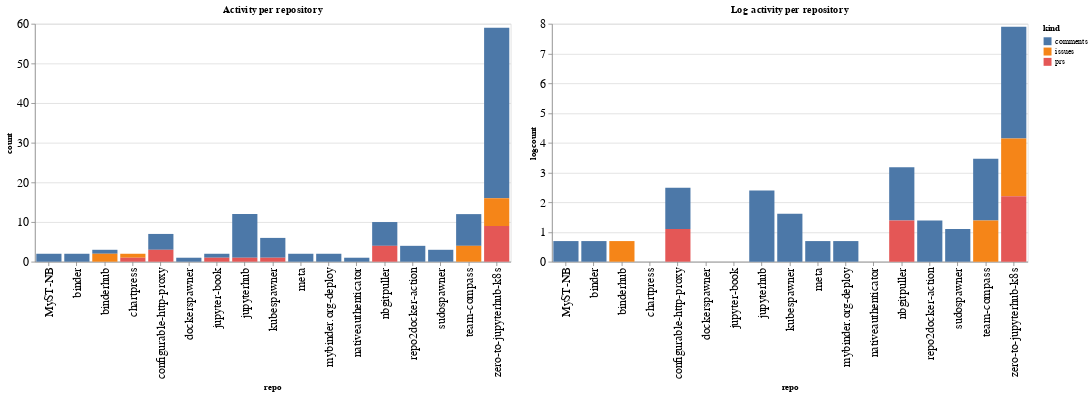

Source (notebook cell):
### Code cell
ch1 = alt.Chart(repo_summaries, width=600, title="Activity per repository").mark_bar().encode(
    x='repo',
    y='count',
    color='kind',
    tooltip="kind"
)

ch2 = alt.Chart(repo_summaries, width=600, title="Log activity per repository").mark_bar().encode(
    x='repo',
    y='logcount',
    color='kind',
    tooltip="kind"
)

ch1 | ch2

### Figure 1 — Vega-Lite specification as saved in the notebook (floating-point values rounded to 4 significant figures)
{"config": {"axisLeft": {"labelFontSize": 15}, "axisBottom": {"labelFontSize": 15}}, "hconcat": [{"mark": "bar", "encoding": {"color": {"type": "nominal", "field": "kind"}, "tooltip": {"type": "nominal", "field": "kind"}, "x": {"type": "nominal", "field": "repo"}, "y": {"type": "quantitative", "field": "count"}}, "title": "Activity per repository", "width": 600}, {"mark": "bar", "encoding": {"color": {"type": "nominal", "field": "kind"}, "tooltip": {"type": "nominal", "field": "kind"}, "x": {"type": "nominal", "field": "repo"}, "y": {"type": "quantitative", "field": "logcount"}}, "title": "Log activity per repository", "width": 600}], "data": {"name": "data-395569a4f01f3cc91d5990fe894e92af"}, "$schema": "https://vega.github.io/schema/vega-lite/v4.8.1.json", "datasets": {"data-395569a4f01f3cc91d5990fe894e92af": [{"repo": "MyST-NB", "kind": "comments", "count": 2, "logcount": 0.6931}, {"repo": "binder", "kind": "comments", "count": 2, "logcount": 0.6931}, {"repo": "binderhub", "kind": "comments", "count": 1, "logcount": 0.0}, {"repo": "binderhub", "kind": "issues", "count": 2, "logcount": 0.6931}, {"repo": "chartpress", "kind": "issues", "count": 1, "logcount": 0.0}, {"repo": "chartpress", "kind": "prs", "count": 1, "logcount": 0.0}, {"repo": "configurable-http-proxy", "kind": "comments", "count": 4, "logcount": 1.386}, {"repo": "configurable-http-proxy", "kind": "prs", "count": 3, "logcount": 1.099}, {"repo": "dockerspawner", "kind": "comments", "count": 1, "logcount": 0.0}, {"repo": "jupyter-book", "kind": "comments", "count": 1, "logcount": 0.0}, {"repo": "jupyter-book", "kind": "prs", "count": 1, "logcount": 0.0}, {"repo": "jupyterhub", "kind": "comments", "count": 11, "logcount": 2.398}, {"repo": "jupyterhub", "kind": "prs", "count": 1, "logcount": 0.0}, {"repo": "kubespawner", "kind": "comments", "count": 5, "logcount": 1.609}, {"repo": "kubespawner", "kind": "prs", "count": 1, "logcount": 0.0}, {"repo": "meta", "kind": "comments", "count": 2, "logcount": 0.6931}, {"repo": "mybinder.org-deploy", "kind": "comments", "count": 2, "logcount": 0.6931}, {"repo": "nativeauthenticator", "kind": "comments", "count": 1, "logcount": 0.0}, {"repo": "nbgitpuller", "kind": "comments", "count": 6, "logcount": 1.792}, {"repo": "nbgitpuller", "kind": "prs", "count": 4, "logcount": 1.386}, {"repo": "repo2docker-action", "kind": "comments", "count": 4, "logcount": 1.386}, {"repo": "sudospawner", "kind": "comments", "count": 3, "logcount": 1.099}, {"repo": "team-compass", "kind": "comments", "count": 8, "logcount": 2.079}, {"repo": "team-compass", "kind": "issues", "count": 4, "logcount": 1.386}, {"repo": "zero-to-jupyterhub-k8s", "kind": "comments", "count": 43, "logcount": 3.761}, {"repo": "zero-to-jupyterhub-k8s", "kind": "issues", "count": 7, "logcount": 1.946}, {"repo": "zero-to-jupyterhub-k8s", "kind": "prs", "count": 9, "logcount": 2.197}]}}
